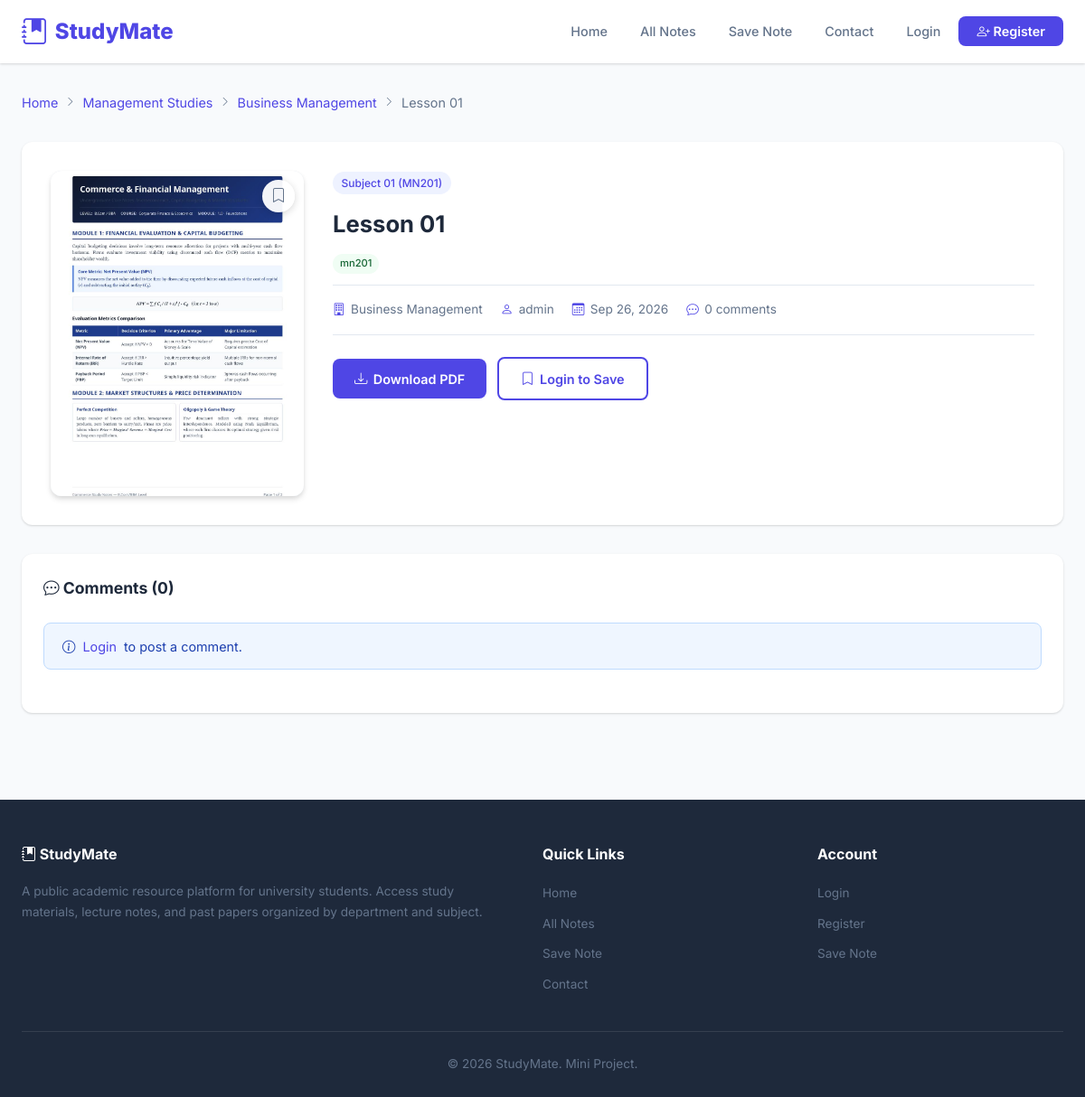
Page /view_note.php?id=18 on the committed database.
### tables this page shows
CREATE TABLE notes (
    id INT AUTO_INCREMENT PRIMARY KEY,
    subject_id INT NOT NULL,
    title VARCHAR(200) NOT NULL,
    description TEXT,
    pdf_path VARCHAR(255) NOT NULL,
    thumbnail_path VARCHAR(255),
    uploaded_by INT,
    created_at TIMESTAMP DEFAULT CURRENT_TIMESTAMP,
    FOREIGN KEY (subject_id) REFERENCES subjects(id) ON DELETE CASCADE,
    FOREIGN KEY (uploaded_by) REFERENCES users(id) ON DELETE SET NULL
);

CREATE TABLE categories (
    id INT AUTO_INCREMENT PRIMARY KEY,
    name VARCHAR(100) NOT NULL,
    description TEXT,
    icon VARCHAR(50) DEFAULT 'bi-book',
    created_at TIMESTAMP DEFAULT CURRENT_TIMESTAMP
);

CREATE TABLE departments (
    id INT AUTO_INCREMENT PRIMARY KEY,
    category_id INT NOT NULL,
    name VARCHAR(100) NOT NULL,
    description TEXT,
    created_at TIMESTAMP DEFAULT CURRENT_TIMESTAMP,
    FOREIGN KEY (category_id) REFERENCES categories(id) ON DELETE CASCADE
);

CREATE TABLE subjects (
    id INT AUTO_INCREMENT PRIMARY KEY,
    department_id INT NOT NULL,
    name VARCHAR(150) NOT NULL,
    code VARCHAR(20),
    created_at TIMESTAMP DEFAULT CURRENT_TIMESTAMP,
    FOREIGN KEY (department_id) REFERENCES departments(id) ON DELETE CASCADE
);

CREATE TABLE note_tags (
    id INT AUTO_INCREMENT PRIMARY KEY,
    note_id INT NOT NULL,
    tag VARCHAR(50) NOT NULL,
    FOREIGN KEY (note_id) REFERENCES notes(id) ON DELETE CASCADE,
    UNIQUE KEY unique_note_tag (note_id, tag)
);

CREATE TABLE users (
    id INT AUTO_INCREMENT PRIMARY KEY,
    username VARCHAR(50) NOT NULL UNIQUE,
    email VARCHAR(100) NOT NULL UNIQUE,
    password VARCHAR(255) NOT NULL,
    role ENUM('admin', 'user') DEFAULT 'user',
    profile_image VARCHAR(255) DEFAULT NULL,
    created_at TIMESTAMP DEFAULT CURRENT_TIMESTAMP
);

### includes/functions.php (called while the page is built, shortened)
<?php
function isLoggedIn() {
    return isset($_SESSION['user_id']);
}

### includes/db.php (called while the page is built, shortened)
<?php
$basePath = '';

### view_note.php (the view, shortened to what this page needs)
<?php
require_once 'includes/db.php';
require_once 'includes/functions.php';
$noteId = isset($_GET['id']) ? (int)$_GET['id'] : 0;
$stmt = $conn->prepare("SELECT n.*, s.name as subject_name, s.code as subject_code,
    d.name as dept_name, d.id as dept_id, c.name as cat_name, c.id as cat_id,
    u.username as uploader_name
    FROM notes n
    JOIN subjects s ON n.subject_id = s.id
    JOIN departments d ON s.department_id = d.id
    JOIN categories c ON d.category_id = c.id
    LEFT JOIN users u ON n.uploaded_by = u.id
    WHERE n.id = ?");
$stmt->bind_param("i", $noteId);
$stmt->execute();
$note = $stmt->get_result()->fetch_assoc();
$isSaved = false;
$tagsStmt = $conn->prepare("SELECT tag FROM note_tags WHERE note_id = ? ORDER BY tag");
$tagsStmt->bind_param("i", $noteId);
$tagsStmt->execute();
$noteTags = $tagsStmt->get_result();
$comments = $conn->prepare("SELECT c.*, u.username, u.role as user_role,
    (SELECT SUM(vote_type) FROM comment_votes WHERE comment_id = c.id) as score,
    (SELECT vote_type FROM comment_votes WHERE comment_id = c.id AND user_id = ?) as my_vote
    FROM comments c
    LEFT JOIN users u ON c.user_id = u.id
    WHERE c.note_id = ? AND c.parent_id IS NULL
    ORDER BY c.created_at DESC");
$userId = isLoggedIn() ? $_SESSION['user_id'] : 0;
$comments->bind_param("ii", $userId, $noteId);
$comments->execute();
$comments = $comments->get_result();
?>
<!DOCTYPE html>
<html lang="en">
<head>
    <link rel="stylesheet" href="css/style.css?v=<?= filemtime('css/style.css') ?>">
    <link rel="stylesheet" href="https://cdn.jsdelivr.net/npm/bootstrap-icons@1.11.3/font/bootstrap-icons.min.css">
</head>
<body>
<?php include 'includes/navbar.php'; ?>
<div class="page-wrapper">
    <div class="container">
        <div class="breadcrumb">
            <a href="index.php">Home</a>
            <i class="bi bi-chevron-right"></i>
            <a href="departments.php?category_id=<?= $note['cat_id'] ?>"><?= htmlspecialchars($note['cat_name']) ?></a>
            <i class="bi bi-chevron-right"></i>
            <a href="subjects.php?dept_id=<?= $note['dept_id'] ?>"><?= htmlspecialchars($note['dept_name']) ?></a>
            <i class="bi bi-chevron-right"></i>
            <span><?= htmlspecialchars($note['title']) ?></span>
        </div>
        <div class="note-view-card card-box">
            <div class="note-view-grid">
                <div class="thumbnail-wrapper note-view-thumb-wrap">
                    <a href="<?= htmlspecialchars($note['pdf_path']) ?>" download class="thumbnail" title="Click to download <?= htmlspecialchars($note['title']) ?>">
                        <?php if ($note['thumbnail_path'] && file_exists($note['thumbnail_path'])): ?>
                            <img src="<?= htmlspecialchars($note['thumbnail_path']) ?>" alt="<?= htmlspecialchars($note['title']) ?>">
                        <?php else: ?>
                            <i class="bi bi-file-earmark-pdf"></i>
                        <?php endif; ?>
                    </a>
                    <div class="card-save-btn-wrap">
                        <?php if (isLoggedIn()): ?>
                            <?php if ($isSaved): ?>
                            <form action="<?= $basePath ?>actions/unsave_note.php" method="POST">
                                <?= csrfField() ?>
                                <input type="hidden" name="note_id" value="<?= $noteId ?>">
                                <button type="submit" class="card-save-btn is-saved" title="Saved (Click to remove)">
                                    <i class="bi bi-bookmark-fill"></i>
                                </button>
                            </form>
                            <?php else: ?>
                            <form action="<?= $basePath ?>actions/save_note.php" method="POST">
                                <?= csrfField() ?>
                                <input type="hidden" name="note_id" value="<?= $noteId ?>">
                                <button type="submit" class="card-save-btn" title="Save note">
                                    <i class="bi bi-bookmark"></i>
                                </button>
                            </form>
                            <?php endif; ?>
                        <?php else: ?>
                            <a href="<?= $basePath ?>auth/login.php" class="card-save-btn" title="Login to save">
                                <i class="bi bi-bookmark"></i>
                            </a>
                        <?php endif; ?>
                    </div>
                </div>
                <div class="note-view-details">
                    <span class="subject-tag"><?= htmlspecialchars($note['subject_name']) ?> (<?= htmlspecialchars($note['subject_code']) ?>)</span>
                    <h1><?= htmlspecialchars($note['title']) ?></h1>
                    <?php if ($noteTags->num_rows > 0): ?>
                    <div class="note-tags">
                        <?php while ($t = $noteTags->fetch_assoc()): ?>
                        <span class="note-tag"><?= htmlspecialchars($t['tag']) ?></span>
                        <?php endwhile; ?>
                    </div>
                    <?php endif; ?>
                    <div class="note-view-meta">
                        <span><i class="bi bi-building"></i> <?= htmlspecialchars($note['dept_name']) ?></span>
                        <span><i class="bi bi-person"></i> <?= htmlspecialchars($note['uploader_name'] ?? 'Faculty') ?></span>
                        <span><i class="bi bi-calendar3"></i> <?= date('M d, Y', strtotime($note['created_at'])) ?></span>
                        <span><i class="bi bi-chat-dots"></i> <?= $comments->num_rows ?> comments</span>
                    </div>
                    <div class="note-view-actions">
                        <a href="<?= htmlspecialchars($note['pdf_path']) ?>" download class="btn btn-primary"><i class="bi bi-download"></i> Download PDF</a>
                        <?php if (isLoggedIn()): ?>
                            <?php if ($isSaved): ?>
                            <form action="<?= $basePath ?>actions/unsave_note.php" method="POST" style="display:inline;">
                                <?= csrfField() ?>
                                <input type="hidden" name="note_id" value="<?= $noteId ?>">
                                <button type="submit" class="btn btn-outline" style="color:var(--danger);border-color:var(--danger);"><i class="bi bi-bookmark-fill"></i> Saved</button>
                            </form>
                            <?php else: ?>
                            <form action="<?= $basePath ?>actions/save_note.php" method="POST" style="display:inline;">
                                <?= csrfField() ?>
                                <input type="hidden" name="note_id" value="<?= $noteId ?>">
                                <button type="submit" class="btn btn-outline"><i class="bi bi-bookmark"></i> Save Note</button>
                            </form>
                            <?php endif; ?>
                        <?php else: ?>
                        <a href="<?= $basePath ?>auth/login.php" class="btn btn-outline"><i class="bi bi-bookmark"></i> Login to Save</a>
                        <?php endif; ?>
                    </div>
                </div>
            </div>
        </div>
        <div class="comments-section" id="comments">
            <h3><i class="bi bi-chat-dots"></i> Comments (<?= $comments->num_rows ?>)</h3>
            <?php if (isLoggedIn()): ?>
            <form action="<?= $basePath ?>actions/add_comment.php" method="POST" data-validate style="margin-bottom: 1.5rem;">
                <?= csrfField() ?>
                <input type="hidden" name="note_id" value="<?= $noteId ?>">
                <div class="form-group">
                    <textarea name="content" class="form-control" placeholder="Write a comment..." rows="3" required></textarea>
                    <span class="error-text"></span>
                </div>
                <button type="submit" class="btn btn-primary btn-sm"><i class="bi bi-send"></i> Post Comment</button>
            </form>
            <?php else: ?>
            <div class="alert alert-info" style="margin-bottom:1.5rem;">
                <i class="bi bi-info-circle"></i> <a href="<?= $basePath ?>auth/login.php">Login</a> to post a comment.
            </div>
            <?php endif; ?>
        </div>
    </div>
</div>
<?php include 'includes/footer.php'; ?>
</body>
</html>

### css/style.css (style rules this page uses)
:root { --primary: #4f46e5; --primary-dark: #4338ca; --primary-light: #818cf8; --secondary: #0ea5e9; --accent: #f59e0b; --success: #10b981; --danger: #ef4444; --warning: #f59e0b; --dark: #1e293b; --gray: #64748b; --light-gray: #e2e8f0; --bg: #f8fafc; --white: #ffffff; --shadow: 0 1px 3px rgba(0,0,0,0.1), 0 1px 2px rgba(0,0,0,0.06); --shadow-md: 0 4px 6px rgba(0,0,0,0.1), 0 2px 4px rgba(0,0,0,0.06); --shadow-lg: 0 10px 15px rgba(0,0,0,0.1), 0 4px 6px rgba(0,0,0,0.05); --radius: 12px; --radius-sm: 8px; --transition: all 0.3s ease; }
* { margin: 0; padding: 0; box-sizing: border-box; }
body { font-family: 'Inter', -apple-system, BlinkMacSystemFont, 'Segoe UI', Roboto, sans-serif; background: var(--bg); color: var(--dark); line-height: 1.6; min-height: 100vh; }
a { text-decoration: none; color: var(--primary); transition: var(--transition); }
.container { max-width: 1200px; margin: 0 auto; padding: 0 1.5rem; }
.page-wrapper { padding: 2rem 0; min-height: calc(100vh - 200px); }
.breadcrumb { display: flex; align-items: center; gap: 0.5rem; margin-bottom: 2rem; font-size: 0.9rem; color: var(--gray); }
.breadcrumb a { color: var(--primary); }
.breadcrumb i { font-size: 0.7rem; }
.thumbnail-wrapper { position: relative; width: 100%; overflow: hidden; }
.card-save-btn-wrap { position: absolute; top: 10px; right: 10px; z-index: 5; }
.card-save-btn { width: 36px; height: 36px; border-radius: 50%; background: rgba(255, 255, 255, 0.95); box-shadow: 0 2px 8px rgba(0, 0, 0, 0.16); border: none; display: flex; align-items: center; justify-content: center; cursor: pointer; color: var(--gray); font-size: 1rem; transition: all 0.2s ease; }
.subject-tag, .note-card .info .subject-tag { display: inline-block; background: #eef2ff; color: var(--primary); padding: 0.2rem 0.6rem; border-radius: 15px; font-size: 0.75rem; font-weight: 500; margin-bottom: 0.5rem; }
.note-tags { display: flex; flex-wrap: wrap; gap: 0.35rem; margin-bottom: 0.75rem; }
.note-tag { display: inline-block; background: #f0fdf4; color: #166534; padding: 0.15rem 0.5rem; border-radius: 12px; font-size: 0.7rem; font-weight: 500; }
.btn { display: inline-flex; align-items: center; gap: 0.4rem; padding: 0.65rem 1.5rem; border: none; border-radius: var(--radius-sm); font-size: 0.9rem; font-weight: 600; cursor: pointer; transition: var(--transition); text-align: center; justify-content: center; }
.btn-primary { background: var(--primary); color: var(--white); }
.btn-outline { background: transparent; border: 2px solid var(--primary); color: var(--primary); }
.card-box { background: var(--white); border-radius: var(--radius); padding: 2rem; box-shadow: var(--shadow); }
.alert { padding: 0.85rem 1.25rem; border-radius: var(--radius-sm); margin-bottom: 1.25rem; font-size: 0.9rem; display: flex; align-items: center; gap: 0.5rem; }
.alert-info { background: #eff6ff; color: #1e40af; border: 1px solid #bfdbfe; }
.note-view-card { margin-bottom: 2rem; padding: 2rem; }
.note-view-grid { display: grid; grid-template-columns: 280px 1fr; gap: 2rem; align-items: start; }
.note-view-thumb-wrap { border-radius: var(--radius); overflow: hidden; box-shadow: var(--shadow-md); }
.note-view-thumb-wrap .thumbnail { width: 100%; height: 360px; display: flex; align-items: center; justify-content: center; background: var(--light-gray); position: relative; cursor: pointer; text-decoration: none; overflow: hidden; }
.note-view-thumb-wrap .thumbnail img { width: 100%; height: 100%; object-fit: cover; transition: transform 0.3s ease; }
.note-view-details h1 { font-size: 1.6rem; font-weight: 700; margin: 0.5rem 0 1rem; line-height: 1.3; }
.note-view-meta { display: flex; flex-wrap: wrap; gap: 1.25rem; padding: 1rem 0; border-top: 1px solid var(--light-gray); border-bottom: 1px solid var(--light-gray); margin-bottom: 1.5rem; color: var(--gray); font-size: 0.85rem; }
.note-view-meta span { display: inline-flex; align-items: center; gap: 0.4rem; }
.note-view-meta i { color: var(--primary); }
.note-view-actions { display: flex; gap: 0.75rem; flex-wrap: wrap; align-items: center; }
.comments-section { background: var(--white); border-radius: var(--radius); padding: 1.5rem; box-shadow: var(--shadow); }
.comments-section h3 { margin-bottom: 1.5rem; font-size: 1.1rem; }

### rows in the picture
notes: categories.name "Management Studies", departments.name "Business Management", title "Lesson 01", thumbnail_path (picture), subject.name "Subject 01", subject.code "MN201", uploaded_by.username "admin", created_at "Sep 26, 2026"
note_tags: tag "mn201"

### other values in the picture
$siteName "StudyMate"
$comments->num_rows "0"
